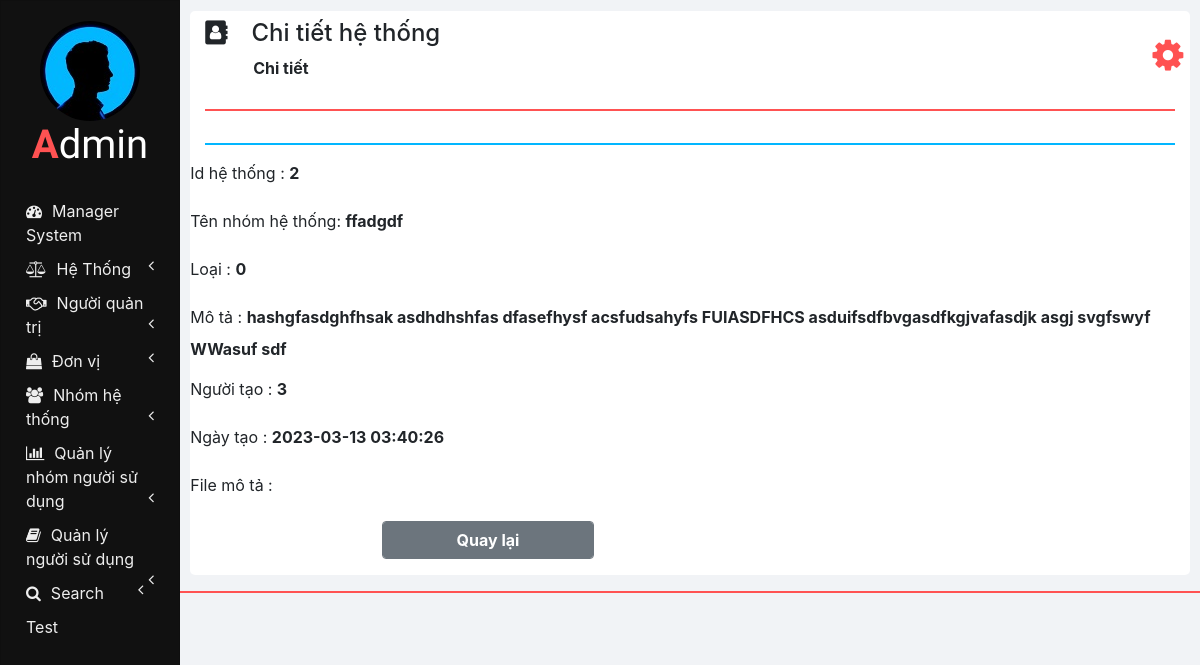
The app's page /detail_team_sys.php?id_team_sys=2 with its own data.
### tables this page shows
CREATE TABLE `team_sys_manager` (
  `id_team_sys` int(11) NOT NULL,
  `name_team_sys` varchar(50) NOT NULL,
  `type_sys` tinyint(1) NOT NULL,
  `describe_sys` text NOT NULL,
  `create_by` int(11) NOT NULL,
  `created_at` timestamp NOT NULL DEFAULT CURRENT_TIMESTAMP,
  `file_des` varchar(100) NOT NULL
);

### detail_team_sys.php (the view, shortened to what this page needs)
<!DOCTYPE html>
<html lang="en" dir="ltr">
<head>
    <link rel="stylesheet" href="https://stackpath.bootstrapcdn.com/bootstrap/4.4.1/css/bootstrap.min.css"
>
    <link rel="stylesheet" href="https://use.fontawesome.com/releases/v5.3.1/css/all.css"
>
    <link rel="stylesheet" href="https://cdnjs.cloudflare.com/ajax/libs/font-awesome/4.7.0/css/font-awesome.min.css">
    <link rel="stylesheet" href="css/sidenav.css">
    <link rel="stylesheet" href="css/popup.css">
    <link rel="stylesheet" href="css/home.css">
</head>
<body>
    <div class="container-fluid" style="margin-right: 0px;">
        <div class="container">
            <?php
            require "php/header.php";
            ?>
            <div class="row">
                <div class="col col-md-12">
                    <hr class="col-md-12" style="padding: 0px; border-top: 2px solid  #02b6ff;">
                </div>
                <?php
                $id_team_sys = $_GET['id_team_sys'];
                require "php/db_connection.php";
                if ($con) {
                    $query = "SELECT * FROM team_sys_manager WHERE id_team_sys = $id_team_sys";
                    $result = mysqli_query($con, $query);
                    while ($row = mysqli_fetch_array($result)) {
                        $id_team_sys = $row['id_team_sys'];
                        $name_team_sys = $row['name_team_sys'];
                        $type_sys = $row['type_sys'];
                        $describe_sys = $row['describe_sys'];
                        $create_by = $row['create_by'];
                        $created_at = $row['created_at'];
                    }
                }
                ?>
                <div class="row">
                    <div class="row col col-md-12">
                        <div class="col col-md-12 form-group">
                            <label for="id_team_sys">Id hệ thống :</label>
                            <a class="font-weight-bold">
                                <?php echo $id_team_sys; ?>
                            </a>
                        </div>
                    </div>
                    <div class="row col col-md-12">
                        <div class="col col-md-12 form-group">
                            <label for="name_team_sys">Tên nhóm hệ thống:</label>
                            <a class="font-weight-bold">
                                <?php echo $name_team_sys; ?>
                            </a>
                        </div>
                    </div>
                    <div class="row col col-md-12">
                        <div class="col col-md-12 form-group">
                            <label for="name_team_sys">Loại :</label>
                            <a class="font-weight-bold">
                                <?php echo $type_sys; ?>
                            </a>
                        </div>
                    </div>
                    <div class="row col col-md-12">
                        <div class="col col-md-12 form-group">
                            <label for="name_team_sys">Mô tả :</label>
                            <a class="font-weight-bold">
                                <?php echo $describe_sys; ?>
                            </a>
                        </div>
                    </div>
                    <div class="row col col-md-12">
                        <div class="col col-md-12 form-group">
                            <label for="name_team_sys">Người tạo :</label>
                            <a class="font-weight-bold">
                                <?php echo $create_by; ?>
                            </a>
                        </div>
                    </div>
                    <div class="row col col-md-12">
                        <div class="col col-md-12 form-group">
                            <label for="name_team_sys">Ngày tạo :</label>
                            <a class="font-weight-bold">
                                <?php echo $created_at; ?>
                            </a>
                        </div>
                    </div>
                    <div class="row col col-md-12">
                        <div class="col col-md-12 form-group">
                            <label for="file">File mô tả :</label>
                        </div>
                    </div>
                </div>
                <div class="row col col-md-12 m-auto" id="edit">
                        <div class="col col-md-2 form-group float-right"></div>
                        <div id="update_button" class="col col-md-3 form-group float-right">
                            <button class="btn btn-secondary form-control font-weight-bold" onclick="goBack();">Quay lại
                            </button>
                        </div>
                    </div>
            </div>
        </div>
    </div>
    <hr style="border-top: 2px solid #ff5252;">
</body>
</html>

### css/sidenav.css (style rules this page uses)
body { background-color: #f1f3f6; }
.sidenav { width: 15%; height: 100vh; background-color: #222222; position: fixed; z-index: 1; flex: 1 0 auto; }
.card { width: 100%; height: 100%; top: 0; border-radius: 0; background-color: #111111; }
.logo .logo-caption { font-family: 'Poiret One', cursive; color: #ffffff; text-align: center; margin-bottom: 25px; }
.logo .profile { margin-left: 50%; border-radius: 50%; transform: translate(-50%); }
.logo .tweak { color: #ff5252; font-weight: bold; }
.main-menu-item { padding: 5px 5px; cursor: pointer; }
.main-menu-item > a { color: #eeeeee; text-decoration: none; font-size: 16px; }
.main-menu-item > a > span { margin-left: 10px; }

### css/home.css (style rules this page uses)
html, body { height: 100vh; }
.container-fluid { margin-left: 15%; width: 85%; background: #f1f3f6; padding: 1px 0 0 0; flex: 1 0 auto; }
.container { margin: 0; max-width: 98%; margin: 1%; background-color: #ffffff; border-radius: 5px; }

### records on screen
team_sys_manager: id_team_sys "2", name_team_sys "ffadgdf", type_sys "0", describe_sys "hashgfasdghfhsak asdhdhshfas dfasefhysf acsfudsahyfs FUIASDFHCS asduifsdfbvgasdfkgjvafasdjk asgj svgfswyf WWasuf sdf", create_by "3", created_at "2023-03-13 03:40:26"

### other values on screen
$heading "Chi tiết hệ thống"
$sub_heading "Chi tiết"
